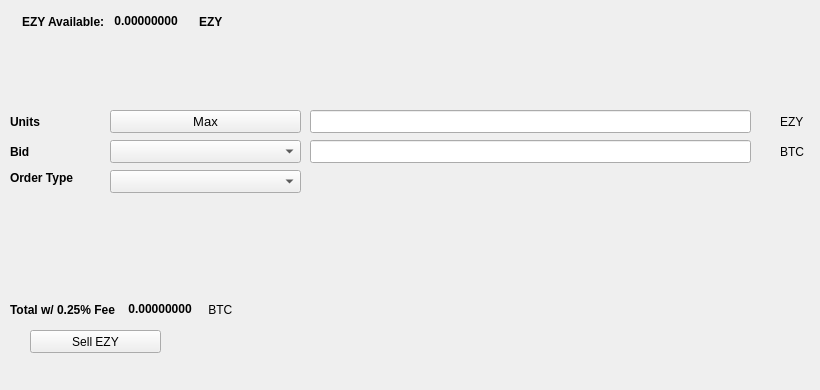
   <widget class="QWidget" name="SellTab">
    <attribute name="title">
     <string>Sell</string>
    </attribute>
    <widget class="QLabel" name="label_16">
     <property name="geometry">
      <rect>
       <x>780</x>
       <y>140</y>
       <width>31</width>
       <height>23</height>
      </rect>
     </property>
     <property name="text">
      <string>BTC</string>
     </property>
    </widget>
    <widget class="QComboBox" name="SellBidcomboBox">
     <property name="geometry">
      <rect>
       <x>110</x>
       <y>140</y>
       <width>191</width>
       <height>23</height>
      </rect>
     </property>
     <property name="font">
      <font>
       <pointsize>10</pointsize>
      </font>
     </property>
    </widget>
    <widget class="QLabel" name="label_18">
     <property name="geometry">
      <rect>
       <x>10</x>
       <y>110</y>
       <width>46</width>
       <height>23</height>
      </rect>
     </property>
     <property name="font">
      <font>
       <weight>75</weight>
       <bold>true</bold>
      </font>
     </property>
     <property name="text">
      <string>Units</string>
     </property>
    </widget>
    <widget class="QPushButton" name="Sell_Max_Amount">
     <property name="geometry">
      <rect>
       <x>110</x>
       <y>110</y>
       <width>191</width>
       <height>23</height>
      </rect>
     </property>
     <property name="font">
      <font>
       <pointsize>10</pointsize>
      </font>
     </property>
     <property name="text">
      <string>Max</string>
     </property>
    </widget>
    <widget class="QLabel" name="label_20">
     <property name="geometry">
      <rect>
       <x>10</x>
       <y>170</y>
       <width>91</width>
       <height>16</height>
      </rect>
     </property>
     <property name="font">
      <font>
       <weight>75</weight>
       <bold>true</bold>
      </font>
     </property>
     <property name="text">
      <string>Order Type</string>
     </property>
    </widget>
    <widget class="QComboBox" name="SellOrdertypeCombo">
     <property name="geometry">
      <rect>
       <x>110</x>
       <y>170</y>
       <width>191</width>
       <height>23</height>
      </rect>
     </property>
     <property name="font">
      <font>
       <pointsize>10</pointsize>
      </font>
     </property>
    </widget>
    <widget class="QLabel" name="label_21">
     <property name="geometry">
      <rect>
       <x>10</x>
       <y>140</y>
       <width>46</width>
       <height>23</height>
      </rect>
     </property>
     <property name="font">
      <font>
       <weight>75</weight>
       <bold>true</bold>
      </font>
     </property>
     <property name="text">
      <string>Bid</string>
     </property>
    </widget>
    <widget class="QLabel" name="label_22">
     <property name="geometry">
      <rect>
       <x>780</x>
       <y>110</y>
       <width>31</width>
       <height>23</height>
      </rect>
     </property>
     <property name="text">
      <string>EZY</string>
     </property>
    </widget>
    <widget class="QLineEdit" name="UnitsInputEZY">
     <property name="geometry">
      <rect>
       <x>310</x>
       <y>110</y>
       <width>441</width>
       <height>23</height>
      </rect>
     </property>
     <property name="font">
      <font>
       <pointsize>9</pointsize>
       <weight>75</weight>
       <bold>true</bold>
      </font>
     </property>
    </widget>
    <widget class="QLineEdit" name="SellBidPriceEdit">
     <property name="geometry">
      <rect>
       <x>310</x>
       <y>140</y>
       <width>441</width>
       <height>23</height>
      </rect>
     </property>
     <property name="font">
      <font>
       <pointsize>9</pointsize>
       <weight>75</weight>
       <bold>true</bold>
      </font>
     </property>
    </widget>
    <widget class="QPushButton" name="SellEZYBTN">
     <property name="geometry">
      <rect>
       <x>30</x>
       <y>330</y>
       <width>131</width>
       <height>23</height>
      </rect>
     </property>
     <property name="text">
      <string>Sell EZY</string>
     </property>
     <property name="icon">
      <iconset resource="../eazy">
       <normaloff>:/icons/bitcoin</normaloff>:/icons/bitcoin</iconset>
     </property>
    </widget>
    <widget class="QWidget" name="layoutWidget3">
     <property name="geometry">
      <rect>
       <x>22</x>
       <y>12</y>
       <width>258</width>
       <height>19</height>
      </rect>
     </property>
     <layout class="QHBoxLayout" name="horizontalLayout">
      <item>
       <widget class="QLabel" name="label232_2">
        <property name="font">
         <font>
          <weight>75</weight>
          <bold>true</bold>
         </font>
        </property>
        <property name="text">
         <string>EZY Available:</string>
        </property>
       </widget>
      </item>
      <item>
       <widget class="QLabel" name="EZYAvailableLabel">
        <property name="palette">
         <palette>
          <active>
           <colorrole role="WindowText">
            <brush brushstyle="SolidPattern">
             <color alpha="255">
              <red>0</red>
              <green>0</green>
              <blue>0</blue>
             </color>
            </brush>
           </colorrole>
           <colorrole role="Button">
            <brush brushstyle="SolidPattern">
             <color alpha="255">
              <red>0</red>
              <green>170</green>
              <blue>0</blue>
             </color>
            </brush>
           </colorrole>
           <colorrole role="Light">
            <brush brushstyle="SolidPattern">
             <color alpha="255">
              <red>0</red>
              <green>255</green>
              <blue>0</blue>
             </color>
            </brush>
           </colorrole>
           <colorrole role="Midlight">
            <brush brushstyle="SolidPattern">
             <color alpha="255">
              <red>0</red>
              <green>212</green>
              <blue>0</blue>
             </color>
            </brush>
           </colorrole>
           <colorrole role="Dark">
            <brush brushstyle="SolidPattern">
             <color alpha="255">
              <red>0</red>
              <green>85</green>
              <blue>0</blue>
             </color>
            </brush>
           </colorrole>
           <colorrole role="Mid">
            <brush brushstyle="SolidPattern">
             <color alpha="255">
              <red>0</red>
              <green>113</green>
              <blue>0</blue>
             </color>
            </brush>
           </colorrole>
           <colorrole role="Text">
            <brush brushstyle="SolidPattern">
             <color alpha="255">
              <red>0</red>
              <green>170</green>
              <blue>0</blue>
             </color>
            </brush>
           </colorrole>
           <colorrole role="BrightText">
            <brush brushstyle="SolidPattern">
             <color alpha="255">
              <red>255</red>
              <green>255</green>
              <blue>255</blue>
             </color>
            </brush>
           </colorrole>
           <colorrole role="ButtonText">
            <brush brushstyle="SolidPattern">
             <color alpha="255">
              <red>0</red>
              <green>0</green>
              <blue>0</blue>
             </color>
            </brush>
           </colorrole>
           <colorrole role="Base">
            <brush brushstyle="SolidPattern">
             <color alpha="255">
              <red>255</red>
              <green>255</green>
              <blue>255</blue>
             </color>
            </brush>
           </colorrole>
           <colorrole role="Window">
            <brush brushstyle="SolidPattern">
             <color alpha="255">
              <red>0</red>
              <green>170</green>
              <blue>0</blue>
             </color>
            </brush>
           </colorrole>
           <colorrole role="Shadow">
            <brush brushstyle="SolidPattern">
             <color alpha="255">
              <red>0</red>
              <green>0</green>
              <blue>0</blue>
             </color>
            </brush>
           </colorrole>
           <colorrole role="AlternateBase">
            <brush brushstyle="SolidPattern">
             <color alpha="255">
              <red>127</red>
              <green>212</green>
              <blue>127</blue>
             </color>
            </brush>
           </colorrole>
           <colorrole role="ToolTipBase">
            <brush brushstyle="SolidPattern">
             <color alpha="255">
              <red>255</red>
              <green>255</green>
              <blue>220</blue>
             </color>
            </brush>
           </colorrole>
           <colorrole role="ToolTipText">
            <brush brushstyle="SolidPattern">
             <color alpha="255">
              <red>0</red>
              <green>0</green>
              <blue>0</blue>
             </color>
            </brush>
           </colorrole>
          </active>
          <inactive>
           <colorrole role="WindowText">
            <brush brushstyle="SolidPattern">
             <color alpha="255">
              <red>0</red>
              <green>0</green>
              <blue>0</blue>
             </color>
            </brush>
           </colorrole>
           <colorrole role="Button">
            <brush brushstyle="SolidPattern">
             <color alpha="255">
              <red>0</red>
              <green>170</green>
              <blue>0</blue>
             </color>
            </brush>
           </colorrole>
           <colorrole role="Light">
            <brush brushstyle="SolidPattern">
             <color alpha="255">
              <red>0</red>
              <green>255</green>
              <blue>0</blue>
             </color>
            </brush>
           </colorrole>
           <colorrole role="Midlight">
            <brush brushstyle="SolidPattern">
             <color alpha="255">
              <red>0</red>
              <green>212</green>
              <blue>0</blue>
             </color>
            </brush>
           </colorrole>
           <colorrole role="Dark">
            <brush brushstyle="SolidPattern">
             <color alpha="255">
              <red>0</red>
              <green>85</green>
              <blue>0</blue>
             </color>
            </brush>
           </colorrole>
           <colorrole role="Mid">
            <brush brushstyle="SolidPattern">
             <color alpha="255">
              <red>0</red>
              <green>113</green>
              <blue>0</blue>
             </color>
            </brush>
           </colorrole>
           <colorrole role="Text">
            <brush brushstyle="SolidPattern">
             <color alpha="255">
              <red>0</red>
              <green>170</green>
              <blue>0</blue>
             </color>
            </brush>
           </colorrole>
           <colorrole role="BrightText">
            <brush brushstyle="SolidPattern">
             <color alpha="255">
              <red>255</red>
              <green>255</green>
              <blue>255</blue>
             </color>
            </brush>
           </colorrole>
           <colorrole role="ButtonText">
            <brush brushstyle="SolidPattern">
             <color alpha="255">
              <red>0</red>
              <green>0</green>
              <blue>0</blue>
             </color>
            </brush>
           </colorrole>
           <colorrole role="Base">
            <brush brushstyle="SolidPattern">
             <color alpha="255">
              <red>255</red>
              <green>255</green>
              <blue>255</blue>
             </color>
            </brush>
           </colorrole>
           <colorrole role="Window">
            <brush brushstyle="SolidPattern">
             <color alpha="255">
              <red>0</red>
              <green>170</green>
              <blue>0</blue>
             </color>
            </brush>
           </colorrole>
           <colorrole role="Shadow">
            <brush brushstyle="SolidPattern">
             <color alpha="255">
              <red>0</red>
              <green>0</green>
              <blue>0</blue>
             </color>
            </brush>
           </colorrole>
           <colorrole role="AlternateBase">
            <brush brushstyle="SolidPattern">
             <color alpha="255">
              <red>127</red>
              <green>212</green>
              <blue>127</blue>
             </color>
            </brush>
           </colorrole>
           <colorrole role="ToolTipBase">
            <brush brushstyle="SolidPattern">
             <color alpha="255">
              <red>255</red>
              <green>255</green>
              <blue>220</blue>
             </color>
            </brush>
           </colorrole>
           <colorrole role="ToolTipText">
            <brush brushstyle="SolidPattern">
             <color alpha="255">
              <red>0</red>
              <green>0</green>
              <blue>0</blue>
             </color>
            </brush>
           </colorrole>
          </inactive>
          <disabled>
           <colorrole role="WindowText">
            <brush brushstyle="SolidPattern">
             <color alpha="255">
              <red>0</red>
              <green>85</green>
              <blue>0</blue>
             </color>
            </brush>
           </colorrole>
           <colorrole role="Button">
            <brush brushstyle="SolidPattern">
             <color alpha="255">
              <red>0</red>
              <green>170</green>
              <blue>0</blue>
             </color>
            </brush>
           </colorrole>
           <colorrole role="Light">
            <brush brushstyle="SolidPattern">
             <color alpha="255">
              <red>0</red>
              <green>255</green>
              <blue>0</blue>
             </color>
            </brush>
           </colorrole>
           <colorrole role="Midlight">
            <brush brushstyle="SolidPattern">
             <color alpha="255">
              <red>0</red>
              <green>212</green>
              <blue>0</blue>
             </color>
            </brush>
           </colorrole>
           <colorrole role="Dark">
            <brush brushstyle="SolidPattern">
             <color alpha="255">
              <red>0</red>
              <green>85</green>
              <blue>0</blue>
             </color>
            </brush>
           </colorrole>
           <colorrole role="Mid">
            <brush brushstyle="SolidPattern">
             <color alpha="255">
              <red>0</red>
              <green>113</green>
              <blue>0</blue>
             </color>
            </brush>
           </colorrole>
           <colorrole role="Text">
            <brush brushstyle="SolidPattern">
             <color alpha="255">
              <red>0</red>
              <green>85</green>
              <blue>0</blue>
             </color>
            </brush>
           </colorrole>
           <colorrole role="BrightText">
            <brush brushstyle="SolidPattern">
             <color alpha="255">
              <red>255</red>
              <green>255</green>
              <blue>255</blue>
             </color>
            </brush>
           </colorrole>
           <colorrole role="ButtonText">
            <brush brushstyle="SolidPattern">
             <color alpha="255">
              <red>0</red>
              <green>85</green>
              <blue>0</blue>
             </color>
            </brush>
           </colorrole>
           <colorrole role="Base">
            <brush brushstyle="SolidPattern">
             <color alpha="255">
              <red>0</red>
              <green>170</green>
              <blue>0</blue>
             </color>
            </brush>
           </colorrole>
           <colorrole role="Window">
            <brush brushstyle="SolidPattern">
             <color alpha="255">
              <red>0</red>
              <green>170</green>
              <blue>0</blue>
             </color>
            </brush>
           </colorrole>
           <colorrole role="Shadow">
            <brush brushstyle="SolidPattern">
             <color alpha="255">
              <red>0</red>
              <green>0</green>
              <blue>0</blue>
             </color>
            </brush>
           </colorrole>
           <colorrole role="AlternateBase">
            <brush brushstyle="SolidPattern">
             <color alpha="255">
              <red>0</red>
              <green>170</green>
              <blue>0</blue>
             </color>
            </brush>
           </colorrole>
           <colorrole role="ToolTipBase">
            <brush brushstyle="SolidPattern">
             <color alpha="255">
              <red>255</red>
              <green>255</green>
              <blue>220</blue>
             </color>
            </brush>
           </colorrole>
           <colorrole role="ToolTipText">
            <brush brushstyle="SolidPattern">
             <color alpha="255">
              <red>0</red>
              <green>0</green>
              <blue>0</blue>
             </color>
            </brush>
           </colorrole>
          </disabled>
         </palette>
        </property>
        <property name="font">
         <font>
          <weight>75</weight>
          <bold>true</bold>
         </font>
        </property>
        <property name="text">
         <string> 0.00000000 </string>
        </property>
        <property name="textInteractionFlags">
         <set>Qt::LinksAccessibleByMouse|Qt::TextSelectableByKeyboard|Qt::TextSelectableByMouse</set>
        </property>
       </widget>
      </item>
      <item>
       <widget class="QLabel" name="labelEZY">
        <property name="font">
         <font>
          <weight>75</weight>
          <bold>true</bold>
         </font>
        </property>
        <property name="text">
         <string>EZY</string>
        </property>
       </widget>
      </item>
     </layout>
    </widget>
    <widget class="QWidget" name="layoutWidget">
     <property name="geometry">
      <rect>
       <x>10</x>
       <y>300</y>
       <width>268</width>
       <height>19</height>
      </rect>
     </property>
     <layout class="QHBoxLayout" name="horizontalLayout_2">
      <item>
       <widget class="QLabel" name="label_19">
        <property name="font">
         <font>
          <weight>75</weight>
          <bold>true</bold>
         </font>
        </property>
        <property name="text">
         <string>Total w/ 0.25% Fee </string>
        </property>
       </widget>
      </item>
      <item>
       <widget class="QLabel" name="SellCostLabel">
        <property name="palette">
         <palette>
          <active>
           <colorrole role="WindowText">
            <brush brushstyle="SolidPattern">
             <color alpha="255">
              <red>0</red>
              <green>0</green>
              <blue>0</blue>
             </color>
            </brush>
           </colorrole>
           <colorrole role="Button">
            <brush brushstyle="SolidPattern">
             <color alpha="255">
              <red>0</red>
              <green>170</green>
              <blue>0</blue>
             </color>
            </brush>
           </colorrole>
           <colorrole role="Light">
            <brush brushstyle="SolidPattern">
             <color alpha="255">
              <red>0</red>
              <green>255</green>
              <blue>0</blue>
             </color>
            </brush>
           </colorrole>
           <colorrole role="Midlight">
            <brush brushstyle="SolidPattern">
             <color alpha="255">
              <red>0</red>
              <green>212</green>
              <blue>0</blue>
             </color>
            </brush>
           </colorrole>
           <colorrole role="Dark">
            <brush brushstyle="SolidPattern">
             <color alpha="255">
              <red>0</red>
              <green>85</green>
              <blue>0</blue>
             </color>
            </brush>
           </colorrole>
           <colorrole role="Mid">
            <brush brushstyle="SolidPattern">
             <color alpha="255">
              <red>0</red>
              <green>113</green>
              <blue>0</blue>
             </color>
            </brush>
           </colorrole>
           <colorrole role="Text">
            <brush brushstyle="SolidPattern">
             <color alpha="255">
              <red>0</red>
              <green>170</green>
              <blue>0</blue>
             </color>
            </brush>
           </colorrole>
           <colorrole role="BrightText">
            <brush brushstyle="SolidPattern">
             <color alpha="255">
              <red>255</red>
              <green>255</green>
              <blue>255</blue>
             </color>
            </brush>
           </colorrole>
           <colorrole role="ButtonText">
            <brush brushstyle="SolidPattern">
             <color alpha="255">
              <red>0</red>
              <green>0</green>
              <blue>0</blue>
             </color>
            </brush>
           </colorrole>
           <colorrole role="Base">
            <brush brushstyle="SolidPattern">
             <color alpha="255">
              <red>255</red>
              <green>255</green>
              <blue>255</blue>
             </color>
            </brush>
           </colorrole>
           <colorrole role="Window">
            <brush brushstyle="SolidPattern">
             <color alpha="255">
              <red>0</red>
              <green>170</green>
              <blue>0</blue>
             </color>
            </brush>
           </colorrole>
           <colorrole role="Shadow">
            <brush brushstyle="SolidPattern">
             <color alpha="255">
              <red>0</red>
              <green>0</green>
              <blue>0</blue>
             </color>
            </brush>
           </colorrole>
           <colorrole role="AlternateBase">
            <brush brushstyle="SolidPattern">
             <color alpha="255">
              <red>127</red>
              <green>212</green>
              <blue>127</blue>
             </color>
            </brush>
           </colorrole>
           <colorrole role="ToolTipBase">
            <brush brushstyle="SolidPattern">
             <color alpha="255">
              <red>255</red>
              <green>255</green>
              <blue>220</blue>
             </color>
            </brush>
           </colorrole>
           <colorrole role="ToolTipText">
            <brush brushstyle="SolidPattern">
             <color alpha="255">
              <red>0</red>
              <green>0</green>
              <blue>0</blue>
             </color>
            </brush>
           </colorrole>
          </active>
          <inactive>
           <colorrole role="WindowText">
            <brush brushstyle="SolidPattern">
             <color alpha="255">
              <red>0</red>
              <green>0</green>
              <blue>0</blue>
             </color>
            </brush>
           </colorrole>
           <colorrole role="Button">
            <brush brushstyle="SolidPattern">
             <color alpha="255">
              <red>0</red>
              <green>170</green>
              <blue>0</blue>
             </color>
            </brush>
           </colorrole>
           <colorrole role="Light">
            <brush brushstyle="SolidPattern">
             <color alpha="255">
              <red>0</red>
              <green>255</green>
              <blue>0</blue>
             </color>
            </brush>
           </colorrole>
           <colorrole role="Midlight">
            <brush brushstyle="SolidPattern">
             <color alpha="255">
              <red>0</red>
              <green>212</green>
              <blue>0</blue>
             </color>
            </brush>
           </colorrole>
           <colorrole role="Dark">
            <brush brushstyle="SolidPattern">
             <color alpha="255">
              <red>0</red>
              <green>85</green>
              <blue>0</blue>
             </color>
            </brush>
           </colorrole>
           <colorrole role="Mid">
            <brush brushstyle="SolidPattern">
             <color alpha="255">
              <red>0</red>
              <green>113</green>
              <blue>0</blue>
             </color>
            </brush>
           </colorrole>
           <colorrole role="Text">
            <brush brushstyle="SolidPattern">
             <color alpha="255">
              <red>0</red>
              <green>170</green>
              <blue>0</blue>
             </color>
            </brush>
           </colorrole>
           <colorrole role="BrightText">
            <brush brushstyle="SolidPattern">
             <color alpha="255">
              <red>255</red>
              <green>255</green>
              <blue>255</blue>
             </color>
            </brush>
           </colorrole>
           <colorrole role="ButtonText">
            <brush brushstyle="SolidPattern">
             <color alpha="255">
              <red>0</red>
              <green>0</green>
              <blue>0</blue>
             </color>
            </brush>
           </colorrole>
           <colorrole role="Base">
            <brush brushstyle="SolidPattern">
             <color alpha="255">
              <red>255</red>
              <green>255</green>
              <blue>255</blue>
             </color>
            </brush>
           </colorrole>
           <colorrole role="Window">
            <brush brushstyle="SolidPattern">
             <color alpha="255">
              <red>0</red>
              <green>170</green>
              <blue>0</blue>
             </color>
            </brush>
           </colorrole>
           <colorrole role="Shadow">
            <brush brushstyle="SolidPattern">
             <color alpha="255">
              <red>0</red>
              <green>0</green>
              <blue>0</blue>
             </color>
            </brush>
           </colorrole>
           <colorrole role="AlternateBase">
            <brush brushstyle="SolidPattern">
             <color alpha="255">
              <red>127</red>
              <green>212</green>
              <blue>127</blue>
             </color>
            </brush>
           </colorrole>
           <colorrole role="ToolTipBase">
            <brush brushstyle="SolidPattern">
             <color alpha="255">
              <red>255</red>
              <green>255</green>
              <blue>220</blue>
             </color>
            </brush>
           </colorrole>
           <colorrole role="ToolTipText">
            <brush brushstyle="SolidPattern">
             <color alpha="255">
              <red>0</red>
              <green>0</green>
              <blue>0</blue>
             </color>
            </brush>
           </colorrole>
          </inactive>
          <disabled>
           <colorrole role="WindowText">
            <brush brushstyle="SolidPattern">
             <color alpha="255">
              <red>0</red>
              <green>85</green>
              <blue>0</blue>
             </color>
            </brush>
           </colorrole>
           <colorrole role="Button">
            <brush brushstyle="SolidPattern">
             <color alpha="255">
              <red>0</red>
              <green>170</green>
              <blue>0</blue>
             </color>
            </brush>
           </colorrole>
           <colorrole role="Light">
            <brush brushstyle="SolidPattern">
             <color alpha="255">
              <red>0</red>
              <green>255</green>
              <blue>0</blue>
             </color>
            </brush>
           </colorrole>
           <colorrole role="Midlight">
            <brush brushstyle="SolidPattern">
             <color alpha="255">
              <red>0</red>
              <green>212</green>
              <blue>0</blue>
             </color>
            </brush>
           </colorrole>
           <colorrole role="Dark">
            <brush brushstyle="SolidPattern">
             <color alpha="255">
              <red>0</red>
              <green>85</green>
              <blue>0</blue>
             </color>
            </brush>
           </colorrole>
           <colorrole role="Mid">
            <brush brushstyle="SolidPattern">
             <color alpha="255">
              <red>0</red>
              <green>113</green>
              <blue>0</blue>
             </color>
            </brush>
           </colorrole>
           <colorrole role="Text">
            <brush brushstyle="SolidPattern">
             <color alpha="255">
              <red>0</red>
              <green>85</green>
              <blue>0</blue>
             </color>
            </brush>
           </colorrole>
           <colorrole role="BrightText">
            <brush brushstyle="SolidPattern">
             <color alpha="255">
              <red>255</red>
              <green>255</green>
              <blue>255</blue>
             </color>
            </brush>
           </colorrole>
           <colorrole role="ButtonText">
            <brush brushstyle="SolidPattern">
             <color alpha="255">
              <red>0</red>
              <green>85</green>
              <blue>0</blue>
             </color>
            </brush>
           </colorrole>
           <colorrole role="Base">
            <brush brushstyle="SolidPattern">
             <color alpha="255">
              <red>0</red>
              <green>170</green>
              <blue>0</blue>
             </color>
            </brush>
           </colorrole>
           <colorrole role="Window">
            <brush brushstyle="SolidPattern">
             <color alpha="255">
              <red>0</red>
              <green>170</green>
              <blue>0</blue>
             </color>
            </brush>
           </colorrole>
           <colorrole role="Shadow">
            <brush brushstyle="SolidPattern">
             <color alpha="255">
              <red>0</red>
              <green>0</green>
              <blue>0</blue>
             </color>
            </brush>
           </colorrole>
           <colorrole role="AlternateBase">
            <brush brushstyle="SolidPattern">
             <color alpha="255">
              <red>0</red>
              <green>170</green>
              <blue>0</blue>
             </color>
            </brush>
           </colorrole>
           <colorrole role="ToolTipBase">
            <brush brushstyle="SolidPattern">
             <color alpha="255">
              <red>255</red>
              <green>255</green>
              <blue>220</blue>
             </color>
            </brush>
           </colorrole>
           <colorrole role="ToolTipText">
            <brush brushstyle="SolidPattern">
             <color alpha="255">
              <red>0</red>
              <green>0</green>
              <blue>0</blue>
             </color>
            </brush>
           </colorrole>
          </disabled>
         </palette>
        </property>
        <property name="font">
         <font>
          <weight>75</weight>
          <bold>true</bold>
         </font>
        </property>
        <property name="autoFillBackground">
         <bool>false</bool>
        </property>
        <property name="text">
         <string> 0.00000000</string>
        </property>
        <property name="textInteractionFlags">
         <set>Qt::LinksAccessibleByMouse|Qt::TextSelectableByMouse</set>
        </property>
       </widget>
      </item>
      <item>
       <widget class="QLabel" name="label_17">
        <property name="font">
         <font>
          <weight>50</weight>
          <bold>false</bold>
         </font>
        </property>
        <property name="text">
         <string> BTC</string>
        </property>
       </widget>
      </item>
     </layout>
    </widget>
    <widget class="QLabel" name="label_23">
     <property name="geometry">
      <rect>
       <x>460</x>
       <y>300</y>
       <width>281</width>
       <height>81</height>
      </rect>
     </property>
     <property name="text">
      <string/>
     </property>
     <property name="pixmap">
      <pixmap>:/images/bittrex</pixmap>
     </property>
    </widget>
   </widget>
